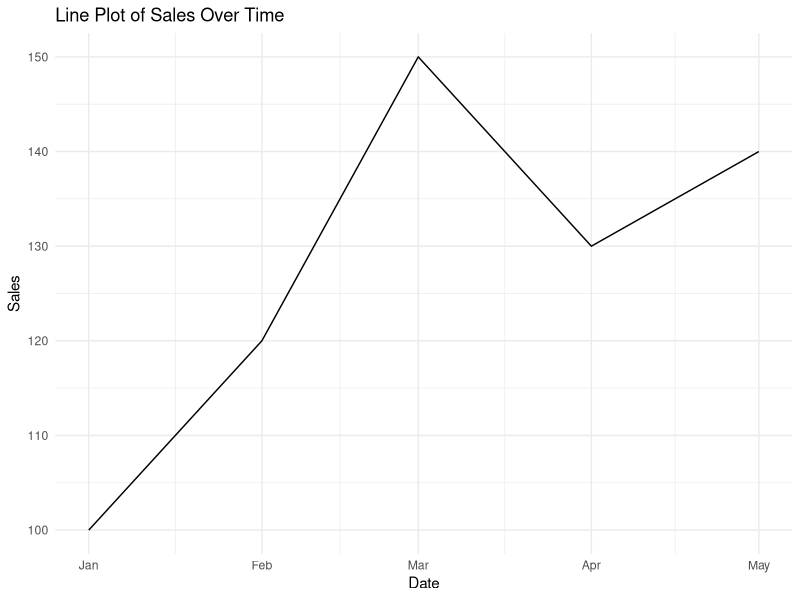
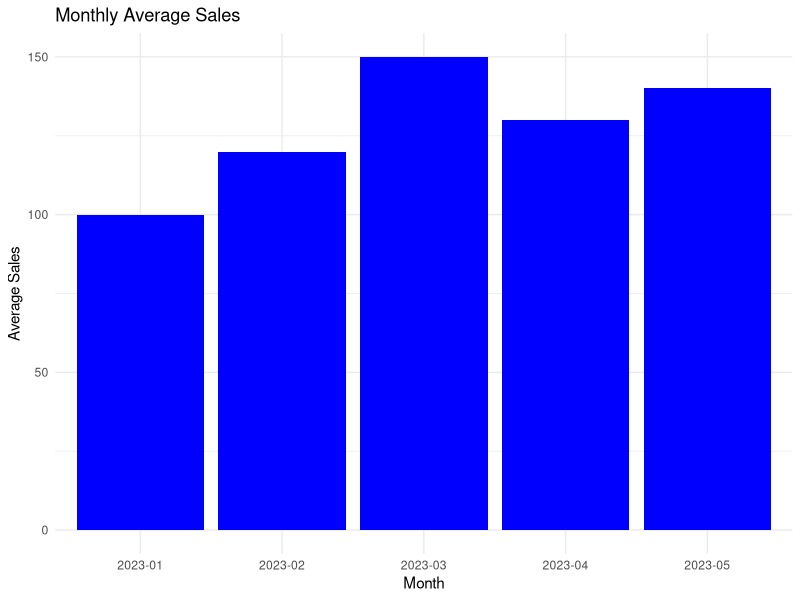

Source code (R) for these figures, in order: (Note: this script raises an error after producing the figures.)
# Load necessary libraries
library(ggplot2)
library(dplyr)
library(forecast)
library(zoo)

# Create the data frame
data <- data.frame(
  Date = as.Date(c("2023-01-01", "2023-02-01", "2023-03-01", "2023-04-01", "2023-05-01")),
  Sales = c(100, 120, 150, 130, 140)
)

# Line plot of Sales over time
ggplot(data, aes(x = Date, y = Sales)) +
  geom_line() +
  ggtitle("Line Plot of Sales Over Time") +
  xlab("Date") +
  ylab("Sales") +
  theme_minimal()

# Bar plot showing monthly average Sales
data$Month <- format(data$Date, "%Y-%m")

monthly_avg_sales <- data %>%
  group_by(Month) %>%
  summarise(Average_Sales = mean(Sales))

ggplot(monthly_avg_sales, aes(x = Month, y = Average_Sales)) +
  geom_bar(stat = "identity", fill = "blue") +
  ggtitle("Monthly Average Sales") +
  xlab("Month") +
  ylab("Average Sales") +
  theme_minimal()

# Seasonal decomposition of Sales
sales_ts <- ts(data$Sales, start = c(2023, 1), frequency = 12)
decomp <- stl(sales_ts, s.window = "periodic")

autoplot(decomp) +
  ggtitle("Seasonal Decomposition of Sales")

# Lag plot to analyze autocorrelation in Sales
gglagplot(sales_ts) +
  ggtitle("Lag Plot of Sales")

# Time series plot with a smoothed line of Sales
ggplot(data, aes(x = Date, y = Sales)) +
  geom_line() +
  geom_smooth(method = "loess") +
  ggtitle("Time Series Plot with Smoothed Line of Sales") +
  xlab("Date") +
  ylab("Sales") +
  theme_minimal()
